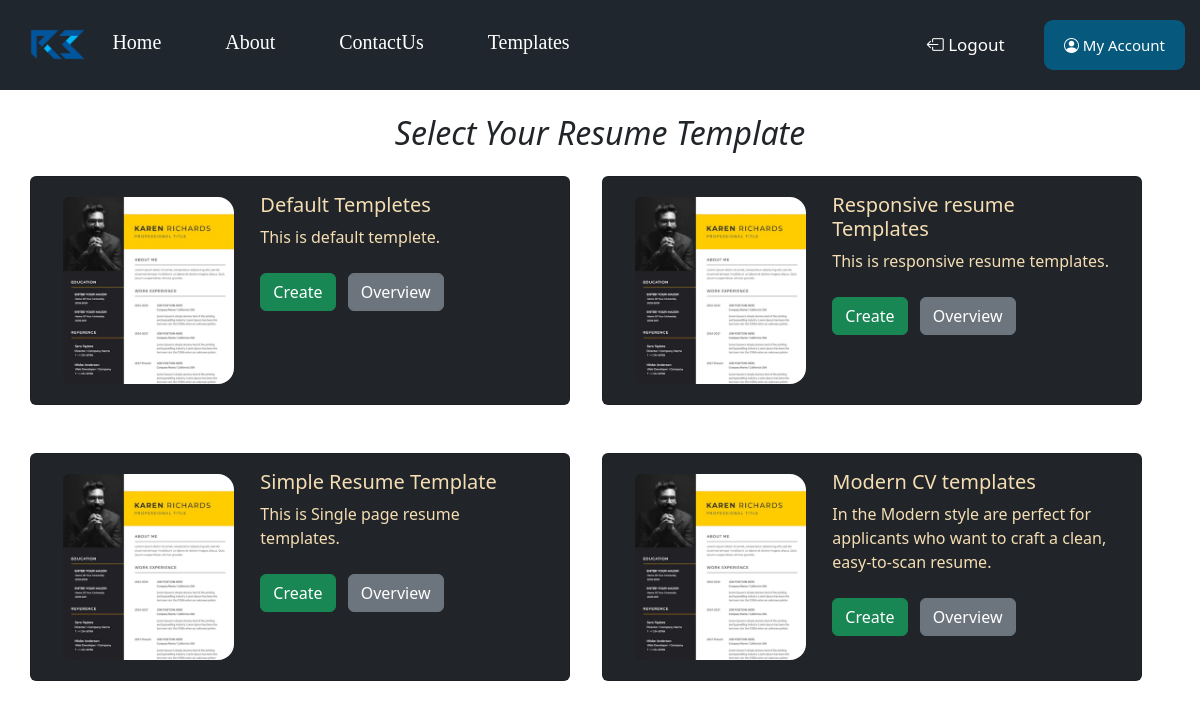
The page /templetes.php on the database its author committed.
### tables this page shows
CREATE TABLE `templetes` (
  `temp_id` int(11) NOT NULL,
  `temp_title` varchar(250) NOT NULL,
  `temp_desp` varchar(250) NOT NULL,
  `temp_link` text NOT NULL,
  `temp_img` varchar(250) NOT NULL
);

### templetes.php (the view, shortened to what this page needs)
<!doctype html>
<html lang="en">
<head>
    <link rel="stylesheet" href="https://unpkg.com/aos@next/dist/aos.css">
    <link href="https://cdn.jsdelivr.net/npm/bootstrap@5.2.1/dist/css/bootstrap.min.css" rel="stylesheet"
>
</head>
<body>
    <?php include 'header.php' ?>
    <div class="container ">
        <h2 class="my-4 text-center"><em> Select Your Resume Template</em></h2>
        <div class="tamplets-container row">
            <?php
         include ('partials/dbconnect2.php');
         $sql = "SELECT * FROM `templetes`";
         $result = mysqli_query( $conn ,$sql);
         while($row = mysqli_fetch_assoc($result)){
         $tempid=$row['temp_id'];
         $title = $row['temp_title'];
         $desp = $row['temp_desp'];
         $img = $row['temp_img'];
        echo '  <div class="display-templates card mb-3  bg-dark" "
         style="max-width: 540px;">
         <div class="row g-0">
             <div class="col-md-4">
                 <img src="img/resume-template_3.png" class=" templete_img img-fluid rounded-start" alt="...">
             </div>
             <div class=" col-md-8">
                 <div class="card-body">
                     <h5 class="card-title">'. $title.'</h5>
                     <p class="card-text">'.$desp.'</p>
                     <div class="btn1 ">
                         <a href="form.php?tid='.$tempid.'" class="btn btn-success my-1">Create</a>
                         <a href="img/resume/'.$img.'.png" class="btn btn-secondary m-2">Overview</a>
                     </div>
                 </div>
             </div>
         </div>
     </div>
   ';
         }
        ?>
        </div>
    </div>
</body>
</html>

### header.php (shortened to what this page needs)
<!DOCTYPE html>
<html lang="en">
<head>
    <link rel="stylesheet" href="https://unpkg.com/aos@next/dist/aos.css">
    <link href="https://cdn.jsdelivr.net/npm/bootstrap@5.2.1/dist/css/bootstrap.min.css" rel="stylesheet"
>
    <link rel="stylesheet" href="https://cdn.jsdelivr.net/npm/bootstrap-icons@1.9.1/font/bootstrap-icons.css">
</head>
<body>
    <?php
echo '
    <nav class="demo background">
        <ul class="nav-list">
            <div class="logo"><img src="img/logo.png" alt=""></div>
           <li><a href="home.php" >Home</a></li>
           <li><a href="about.php">About</a></li>
           <li><a href="contact.php" >ContactUs</a></li>
           <li><a href= "templetes.php">Templates</a></li>
        </ul>';
        if(isset( $_SESSION['loggedin']) &&  $_SESSION['loggedin'] == true){
            echo ' <div class="rightnav">
            <a href="partials/logout.php"><button class="btnlogin btn-sm  " ><i class="bi bi-box-arrow-left"></i>  Logout</button></a>
          <a href="dashboard.php"><button class="btnsignup btn-sm"><i class="bi bi-person-circle"></i>  My Account</button></a>
        </div>';
        }else{
            echo ' <div class="rightnav">
            <a href="partials/logout.php"><button class="btnlogin btn-sm  " ><i class="bi bi-box-arrow-left"></i>  Logout</button></a>
          <a href="dashboard.php"><button class="btnsignup btn-sm"><i class="bi bi-person-circle"></i>  My Account</button></a>
        </div>';
        }
     echo '</nav>';
?>
</body>
</html>

### templetes.php (style rules this page uses)
* { margin: 0; padding: 0; }
.tamplets-container { gap: 2rem; height: 100px; }
.display-templates { border-radius: 1rem; background-color: black; }
.card-body { margin-left: 30px; }
.templete_img { margin: 20px; border-radius: 1rem; }
.card-title { display: flex; justify-content: left; color: wheat; }
.card-text { display: flex; justify-content: left; color: wheat; }

### header.php (style rules this page uses)
* { margin: 0; padding: 0; }
.demo { display: flex; align-items: center; justify-content: center; top: 0; cursor: pointer; height: 90px; width: 100%; }
.logo { width: 30px; display: flex; justify-content: center; }
.logo img { width: 60px; margin-top: 5px; margin-left: 4px; }
.nav-list { width: 50%; display: flex; justify-content: center; align-items: center; margin-top: 10px; }
.nav-list li { list-style: none; padding: 21px 22px; margin-left: 20px; }
.nav-list li a { text-decoration: none; color: white; font-size: 20px; font-family: Serif; }
.rightnav { width: 50%; text-align: right; }
.btnlogin { padding: 8px 20px; margin: 7px 0; border: 1px white; border-radius: 9px; font-size: 17px; background: none; color: white; }
.btnsignup { padding: 14px 20px; margin: 10px 15px; border: 1px white; border-radius: 9px; font-size: 15px; background-color: rgba(6, 91, 127, 0.959); color: white; }
.background { background-color: #1f262E; }

### rows shown on the page
templetes: temp_title "Default Templetes", temp_desp "This is default templete."
templetes: temp_title "Responsive resume Templates", temp_desp "This is responsive resume templates."
templetes: temp_title "Simple Resume Template", temp_desp "This is Single page resume templates."
templetes: temp_title "Modern CV templates", temp_desp "In the Modern style are perfect for applicants who want to craft a clean, easy-to-scan resume."
